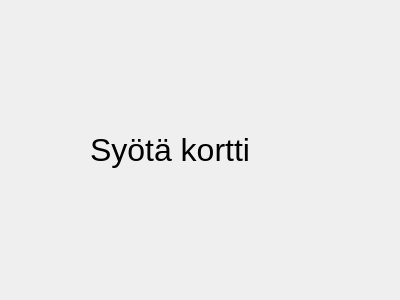
<?xml version="1.0" encoding="UTF-8"?>
<ui version="4.0">
 <class>korttiUI</class>
 <widget class="QDialog" name="korttiUI">
  <property name="geometry">
   <rect>
    <x>0</x>
    <y>0</y>
    <width>400</width>
    <height>300</height>
   </rect>
  </property>
  <property name="windowTitle">
   <string>Dialog</string>
  </property>
  <widget class="QLabel" name="label">
   <property name="geometry">
    <rect>
     <x>90</x>
     <y>80</y>
     <width>241</width>
     <height>141</height>
    </rect>
   </property>
   <property name="text">
    <string>&lt;html&gt;&lt;head/&gt;&lt;body&gt;&lt;p&gt;&lt;span style=&quot; font-size:24pt;&quot;&gt;Syötä kortti&lt;/span&gt;&lt;/p&gt;&lt;/body&gt;&lt;/html&gt;</string>
   </property>
  </widget>
 </widget>
 <resources/>
 <connections/>
</ui>
